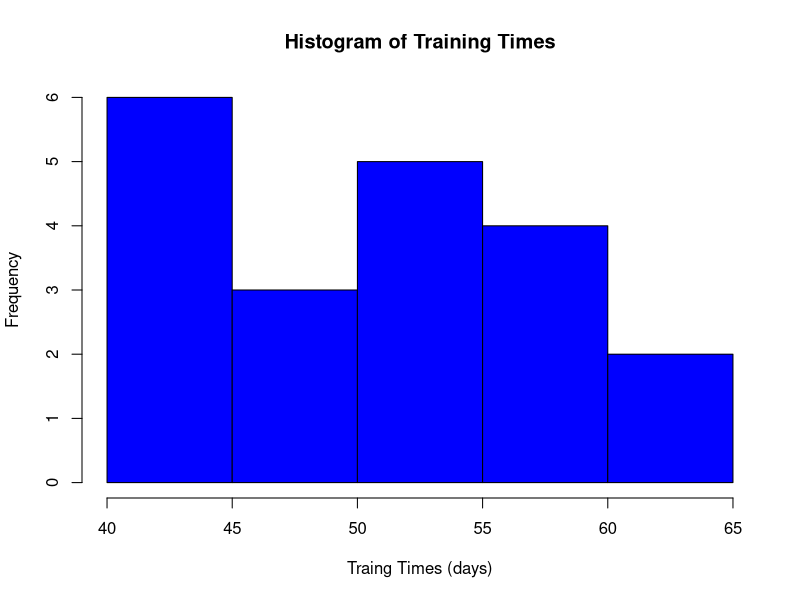

Recreate this plot in R.
                                      # Page no. : 321 - 322

# Population Mean Sigma Unknown Eg-2

data <- c(52,44,55,44,45,59,50,54,62,46,54,42,60,62,43,42,48,55,57,56)


hist(data, col = "blue", main = "Histogram of Training Times", xlab = "Traing Times (days)", 
     ylab = "Frequency")  

test <- t.test(data)
IE1 <- test$conf.int[1]
IE2 <- test$conf.int[2]

cat("The 95% interval estimate is given by", IE1, "to", IE2)   
